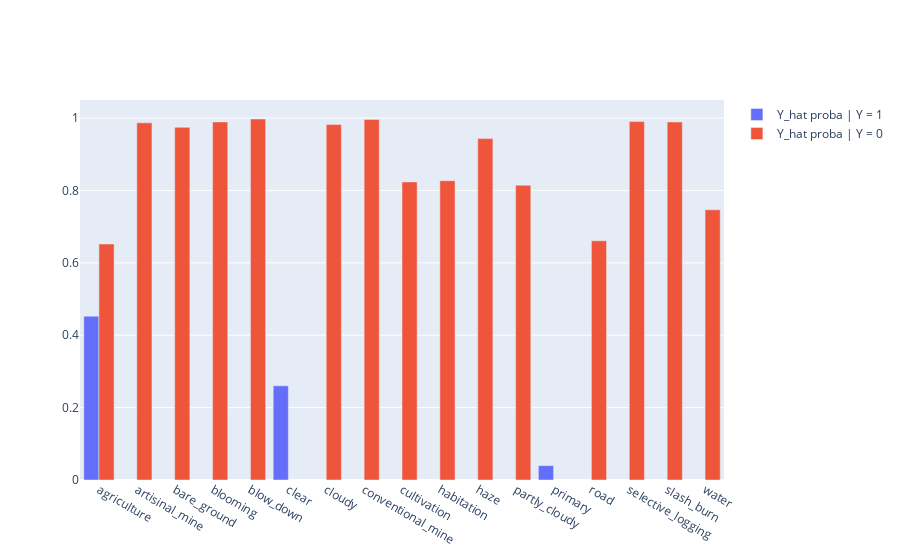

Notebook code cell kept with this figure:
### Code cell
#Y_hat_val = np.array(train_results["Y_hat_val"])
#Y_val = np.array(train_results["Y_val"])

pos_probas, neg_probas = [], []
for class_, idx in encoder._cached_dict.items():
    pos_probas.append(Y_hat_val[np.where(Y_val[:, idx] != 0), idx].mean())
    neg_probas.append(Y_hat_val[np.where(Y_val[:, idx] == 0), idx].mean())
go.Figure([
    go.Bar(x=list(encoder._cached_dict), y=pos_probas, name="Y_hat proba | Y = 1"),
    go.Bar(x=list(encoder._cached_dict), y=neg_probas, name="Y_hat proba | Y = 0")
]).show()

### Figure 1 — Plotly figure (JSON) as saved in the notebook; plotly's stock layout.template omitted (floating-point values rounded to 4 significant figures)
{"data": [{"name": "Y_hat proba | Y = 1", "type": "bar", "x": ["agriculture", "artisinal_mine", "bare_ground", "blooming", "blow_down", "clear", "cloudy", "conventional_mine", "cultivation", "habitation", "haze", "partly_cloudy", "primary", "road", "selective_logging", "slash_burn", "water"], "y": [0.4526, null, null, null, null, 0.2602, null, null, null, null, null, null, 0.03966, null, null, null, null]}, {"name": "Y_hat proba | Y = 0", "type": "bar", "x": ["agriculture", "artisinal_mine", "bare_ground", "blooming", "blow_down", "clear", "cloudy", "conventional_mine", "cultivation", "habitation", "haze", "partly_cloudy", "primary", "road", "selective_logging", "slash_burn", "water"], "y": [0.652, 0.9868, 0.9744, 0.9894, 0.9974, null, 0.982, 0.9964, 0.8237, 0.827, 0.9432, 0.8145, null, 0.6611, 0.9904, 0.9893, 0.7467]}], "layout": {}}
